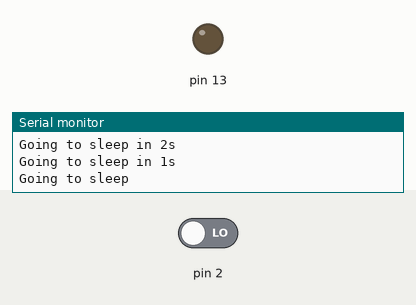
Bench run of a sketch on a simulated Arduino Uno, built with avr-gcc and run on an emulated ATmega328P. Shown: output pins drawn as LEDs (lit = HIGH), the last lines printed to the serial monitor. Inputs (shaded band) come from the test bench; at power-on: pin 2 LOW. Sleep ends after the set time or at an interrupt.

Above: at 16.2 s.
16.3 s: pin 2 driven HIGH
At 17.0 s:
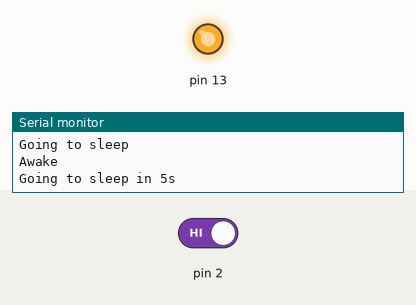
Timing chart, 0 to 22.9 s (numbered marks = the images above; inputs shaded):
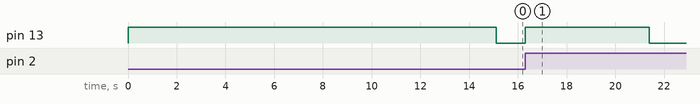

The sketch:

testSleep.ino
```cpp
#include <avr/sleep.h>

byte wakeUpPin = 1;

void setup() {
  // put your setup code here, to run once:
  for (byte i = 0; i < 30; i++) {
    pinMode(i, INPUT);
    digitalWrite(i, LOW);
  }

  pinMode(13, OUTPUT);
  digitalWrite(13, HIGH);

  Serial.begin(9600);
  for (byte i = 15; i != 0; i--) {
    Serial.print("Going to sleep in ");
    Serial.print(i);
    Serial.println("s");
    delay(1000);
  }

 attachInterrupt (digitalPinToInterrupt (2), empty, CHANGE);

}

void empty() {};

void loop() {
  Serial.println("Going to sleep");
  delay(100);
  sleepNow();
  Serial.println("Awake");
  for (byte i = 5; i != 0; i--) {
    Serial.print("Going to sleep in ");
    Serial.print(i);
    Serial.println("s");
    delay(1000);
  }
}


void sleepNow () {
  cli();

  sleep_enable();
  set_sleep_mode (SLEEP_MODE_PWR_DOWN);

  digitalWrite(13, LOW);
  delay(100);
  sei();
  sleep_cpu();
  sleep_disable();
  digitalWrite(13, HIGH);
}
```

Measured:
- after the input at 16.3 s, pin 13: LOW → HIGH at once, → LOW 5.1 s later
